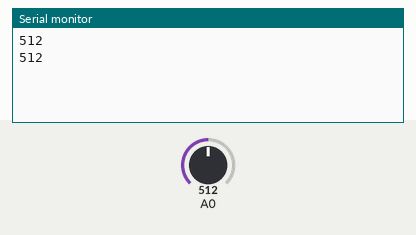
This sketch was run on a simulated Arduino Uno, built with avr-gcc and run on an emulated ATmega328P. Parts: the last lines printed to the serial monitor. The inputs (shaded band) are chosen by the test bench; at power-on: A0 = 512.

Above: at 1.8 s.
1.9 s: A0 set to 716
At 3.1 s:
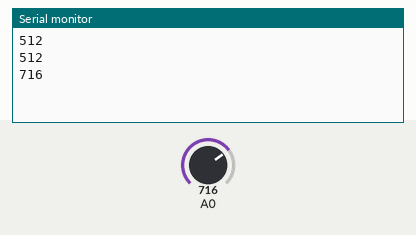
3.4 s: A0 set to 900
At 4.4 s:
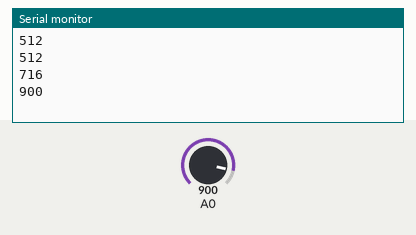
Timing chart, 0 to 6.4 s (numbered marks = the images above; inputs shaded):
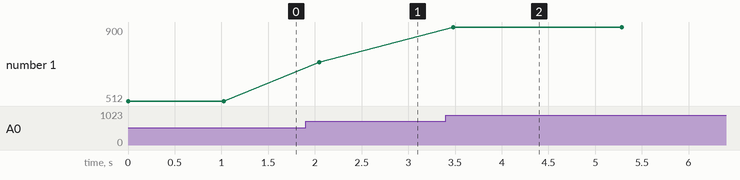

The sketch:

02_2_Potentiometer.ino
```cpp
// 717007
// Reading a Potentiometer
// https://cdn.sparkfun.com/assets/learn_tutorials/3/1/0/Arduino_circuit_02-v3_2.png

int ledPin = 2;      // The LED is connected to digital pin 13

void setup() {
  // put your setup code here, to run once:
  Serial.begin(9600);
}

void loop() {
  // put your main code here, to run repeatedly:
  int sensorValue = analogRead(A0);
  // print out the value you read:
  Serial.println(sensorValue);
  //delay(1);        // delay in between reads for stability


  digitalWrite(ledPin, HIGH);     // Turn the LED on

  delay(sensorValue);             // Pause for sensorValue
                                  // milliseconds

  digitalWrite(ledPin, LOW);      // Turn the LED off

  delay(sensorValue);             // Pause for sensorValue
                                  // milliseconds


}
```

Measured:
- after the input at 1.9 s, the serial monitor: prints a new line after 0.15 s (image 1)
- after the input at 3.4 s, the serial monitor: prints a new line after 0.08 s (image 2)
- plotted number 1: 512 → 716 after the input at 1.9 s, 716 → 900 after the input at 3.4 s
